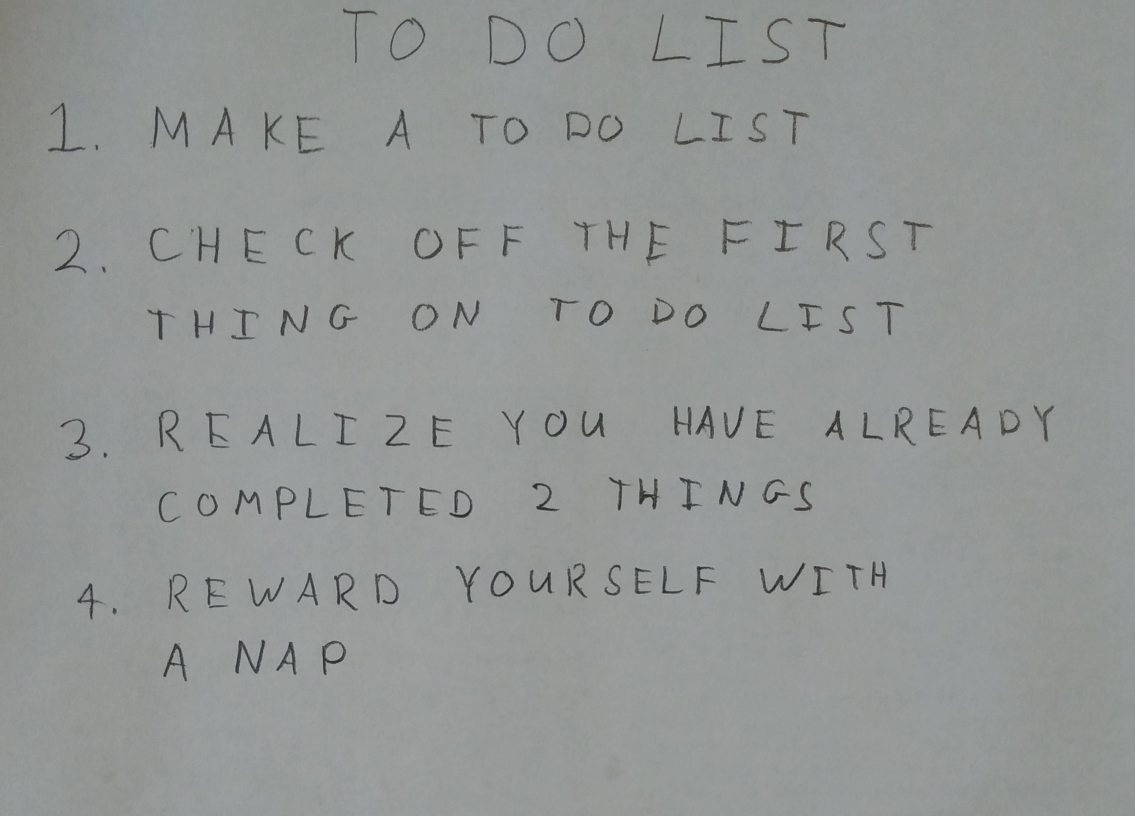
%> input picture images/01_list.jpg, 2270 x 1631 px (shown at 1/2 size)
$ octave --eval "result = extractImageText('../images/01_list.jpg');"   (GNU Octave 9; MATLAB toolbox functions it lacks are replaced by stand-ins)
%> lines starting %> are read from the running program, lines starting %| are printed output that depends on the picture; in (x1, y1, x2, y2) boxes, pixels count from 0 and x2, y2 are one past the last pixel; in counts of white or black regions, pixels touching at a corner belong together; the program's own positions count from 1
%> in extractImageText, im is the input picture: size 1631x2270x3 uint8; mean R, G, B 146.5, 150.1, 148.9
### code/findLetters.m
function [lines, bw] = findLetters(im)
% [lines, BW] = findLetters(im) processes the input RGB image and returns a cell
% array 'lines' of located characters in the image, as well as a binary
% representation of the input image. The cell array 'lines' should contain one
% matrix entry for each line of text that appears in the image. Each matrix entry
% should have size Lx4, where L represents the number of letters in that line.
% Each row of the matrix should contain 4 numbers [x1, y1, x2, y2] representing
% the top-left and bottom-right position of each box. The boxes in one line should
% be sorted by x1 value.

% convert the image to grayscale image
I = double(rgb2gray(im));
I=I/max(I(:));
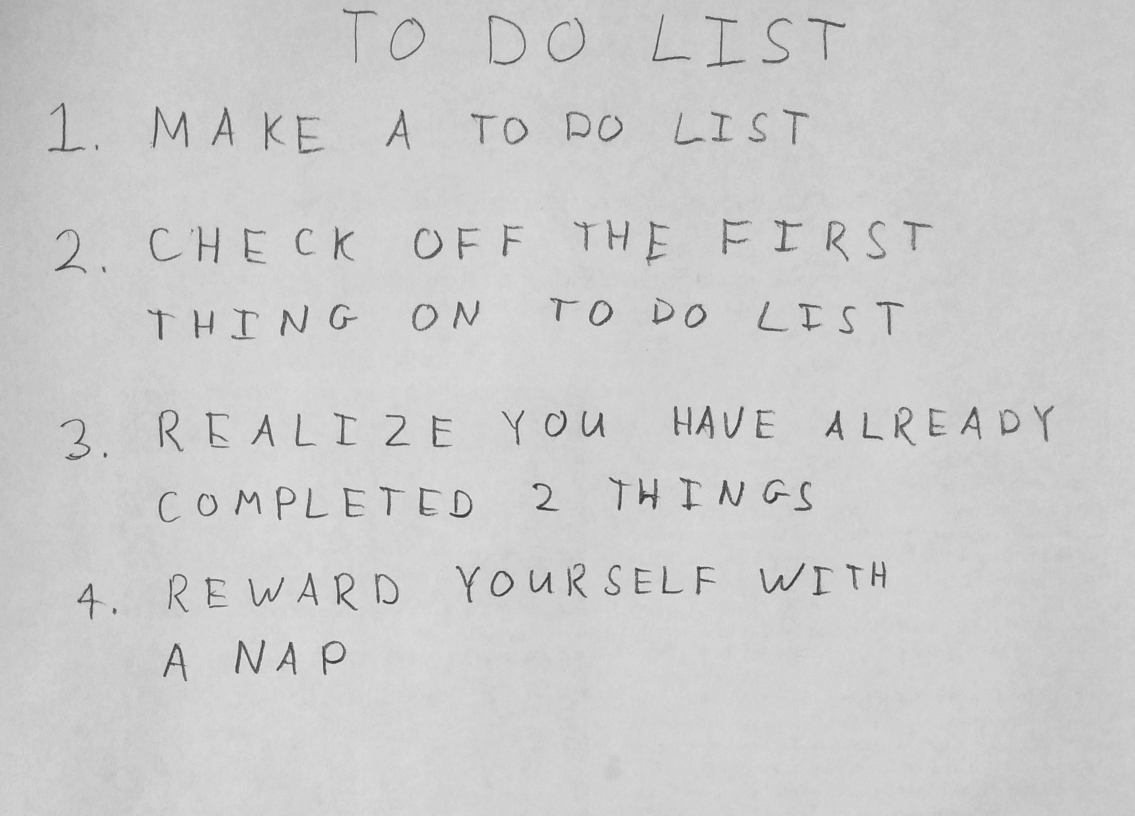
%> I: size 1631x2270 double (shown at 1/2 size); min 0.129, max 1, mean 0.801

%-------------------------------------------
% best para for 01_list: char_low=400; offset=8; threshold=0.66; gap=80;
% best para for 02_letters: char_low=400; offset=25; threshold=0.6; gap=150;
% best para for 03_haiku: char_low=1000; offset=5; threshold=0.6; gap=120;
% best para for 04_deep: char_low=2000; offset=25; threshold=0.6; gap=200;
%-------------------------------------------
% set parameter for rectangular
char_low=2000; offset=25; threshold=0.6; gap=200;

I(find(I>threshold))=1;
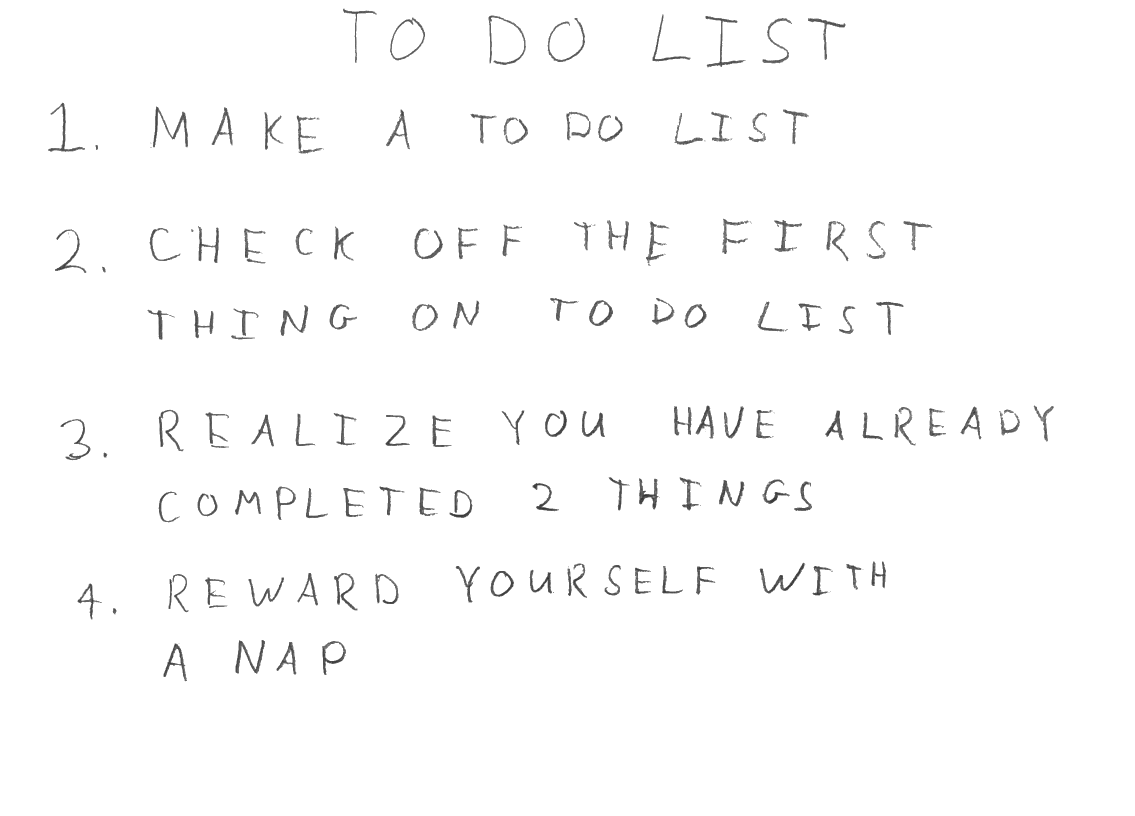
%> I: size 1631x2270 double (shown at 1/2 size); min 0.129, max 1, mean 0.987
I(find(I<=threshold))=0;
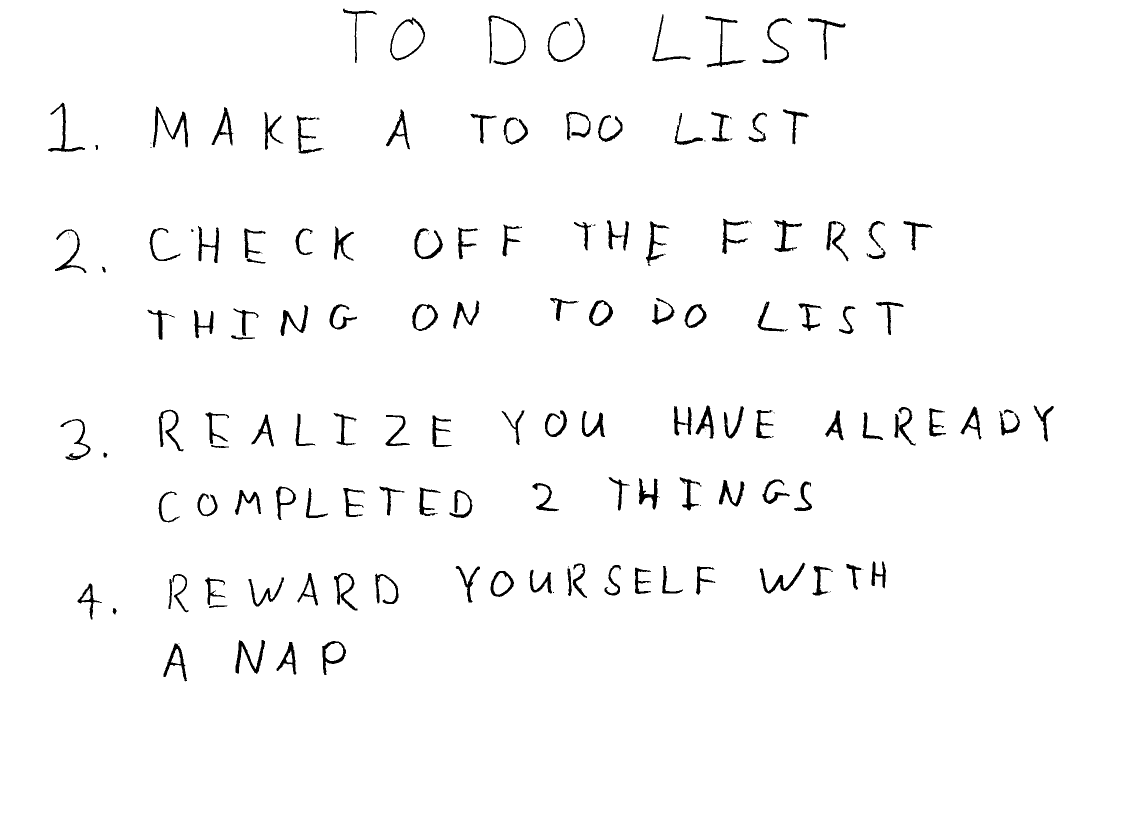
%> I: size 1631x2270 double (shown at 1/2 size); values 0 (black) and 1 (white), 97.7% white; 170 black regions (38 under 20 px), largest, box (x1, y1, x2, y2) and area: (306, 213, 376, 295) 1323, (471, 1280, 530, 1348) 1186, (1519, 1125, 1611, 1187) 1106
I=1-I;
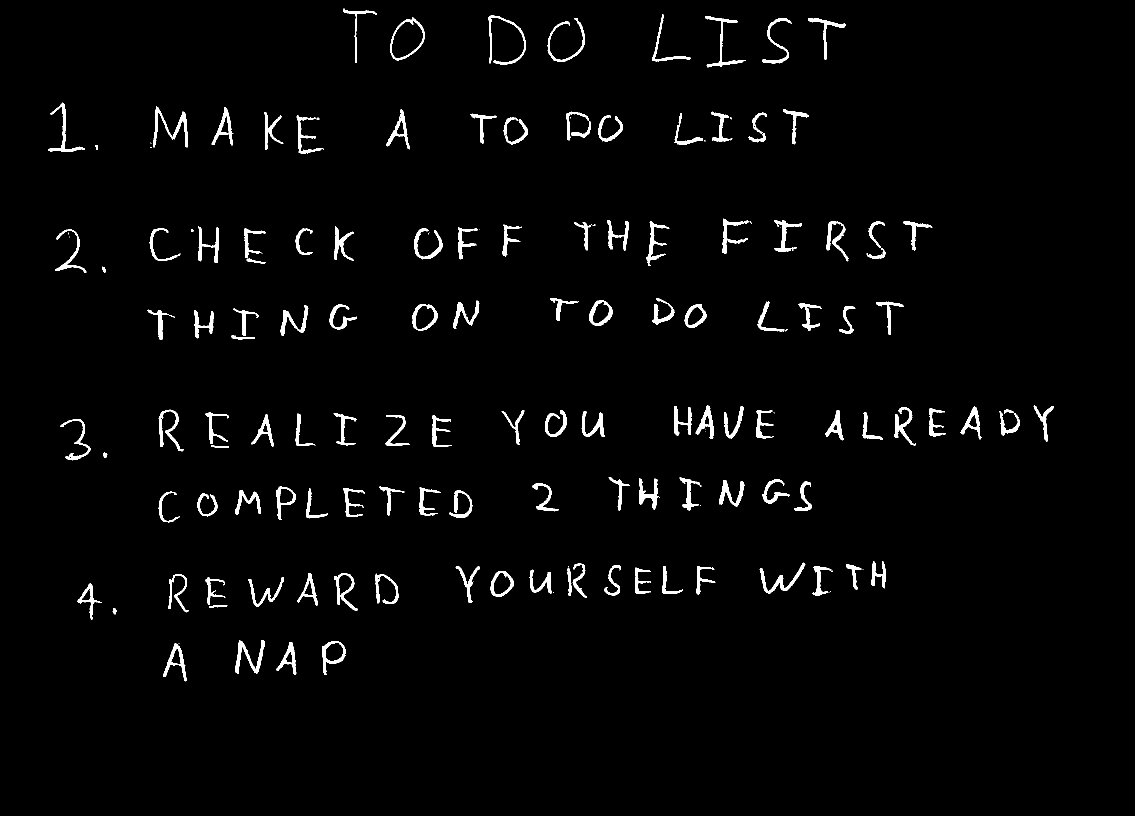
%> I: size 1631x2270 double (shown at 1/2 size); values 0 (black) and 1 (white), 2.3% white; 170 white regions (38 under 20 px), largest, box (x1, y1, x2, y2) and area: (306, 213, 376, 295) 1323, (471, 1280, 530, 1348) 1186, (1519, 1125, 1611, 1187) 1106

% find connected elements
connect=bwconncomp(I);
%> connect = 170 connected components

figure;
imshow(im);
hold on;
idx=0;
lines={};
letters={};

% draw rectangular
for i=1:length(connect.PixelIdxList)
    element=connect.PixelIdxList{i};

    if (length(element)>char_low)
        idx=idx+1;
        x=floor(element/size(I,1))+1;
        y=mod(element,size(I,1));
        min_x=min(x);
        max_x=max(x);
        min_y=min(y);
        max_y=max(y);

        h=max_y-min_y;
        w=max_x-min_x;
        x1=min_x-offset;
        y1=min_y-offset;
        x2=x1+w+2*offset;
        y2=y1+h+2*offset;

        rectangle('Position',[x1,y1,w+2*offset,h+2*offset],...
                'EdgeColor','r','LineWidth',1);
        hold on;

        entry(idx,:)=[x1 y1 x2 y2];
        center(idx,:)=[0.5*(x1+x2) 0.5*(y1+y2)];
        center1=center;
        entry1=entry;
    end
end
%> this loop made 170 passes
%> element on passes 4, 5, 13: [222282; 222283; 222284; 222285], [225552; 225553], [491217; 491218; 492849]
%> after the loop, idx = 0

index=(1:idx)';
%> index = []
acc=0;
group={};

% pick out the lines
while isempty(index)~=1
    acc=acc+1;
    num=0;
    sa_idx=[];
    cur_idx=[];
    for i=1:length(index)
        dis=abs(center(i,2)-center(1,2));
        if (dis<gap)
            num=num+1;
            sa_idx(num,1)=i;
            cur_idx(num,1)=index(i,1);
        end
    end

    group{acc}=cur_idx;
    index(sa_idx)=[];
    center(sa_idx,:)=[];
    entry(sa_idx,:)=[];
end
%> this loop made 0 passes
%> after the loop, acc = 0; group = {}

% organize the line order
for i=1:length(group)
    ele=group{i};
    avg_y(1,i)=mean(center1(ele,2));
end

%> the run ends on the next line
[~,rank]=sort(avg_y);

for i=1:length(group)
    regroup{i}=group{rank(1,i)};
    temp=[];
    for j=1:length(regroup{i})
        p=regroup{i};
        temp(j,:)=entry1(p(j,1),:);
        letters{i}=temp;
   end
end


% get the characters in a sequence
idx=0;
for i=1:length(letters)
    letter=letters{i};
    for j=1:size(letter,1)
        idx=idx+1;
        character=letter(j,:);
        x1=character(1,1);
        y1=character(1,2);
        x2=character(1,3);
        y2=character(1,4);

        wid=abs(x2-x1);
        hei=abs(y2-y1);
        dif=wid-hei;

         if (dif>0)
            y1=y1-0.5*dif;
            y2=y2+0.5*dif;
        else
            x1=x1+0.5*dif;
            x2=x2-0.5*dif;
         end

         if (y1<0)
             y1=1;
         end
         lines{idx}=1-I(floor(y1):floor(y2),floor(x1):floor(x2));

    end
end

bw=I;

end

### code/extractImageText.m
function [text] = extractImageText(fname)
% [text] = extractImageText(fname) loads the image specified by the path 'fname'
% and returns the next contained in the image as a string.
im=imread(fname);
[lines, bw] = findLetters(im);
load 'nist36_model_89.mat';

alph=['A' 'B' 'C' 'D' 'E' 'F' 'G' 'H' 'I' 'J' 'K' 'L' 'M' 'N' 'O' 'P' 'Q' 'R' 'S' 'T' 'U' 'V' 'W' 'X' 'Y' 'Z' ...
    '0' '1' '2' '3' '4' '5' '6' '7' '8' '9']';

for i=1: length(lines)
    ch=double(lines{i});
    ch = imresize(ch,[32 32]);
    ch=ch/max(ch(:));
    ch=reshape(ch,1,1024);

    [out, ~,~] = Forward(W, b, ch);
    [~,idx]=max(out(:,1));
    text(1,i)=alph(idx,1);
end

end
